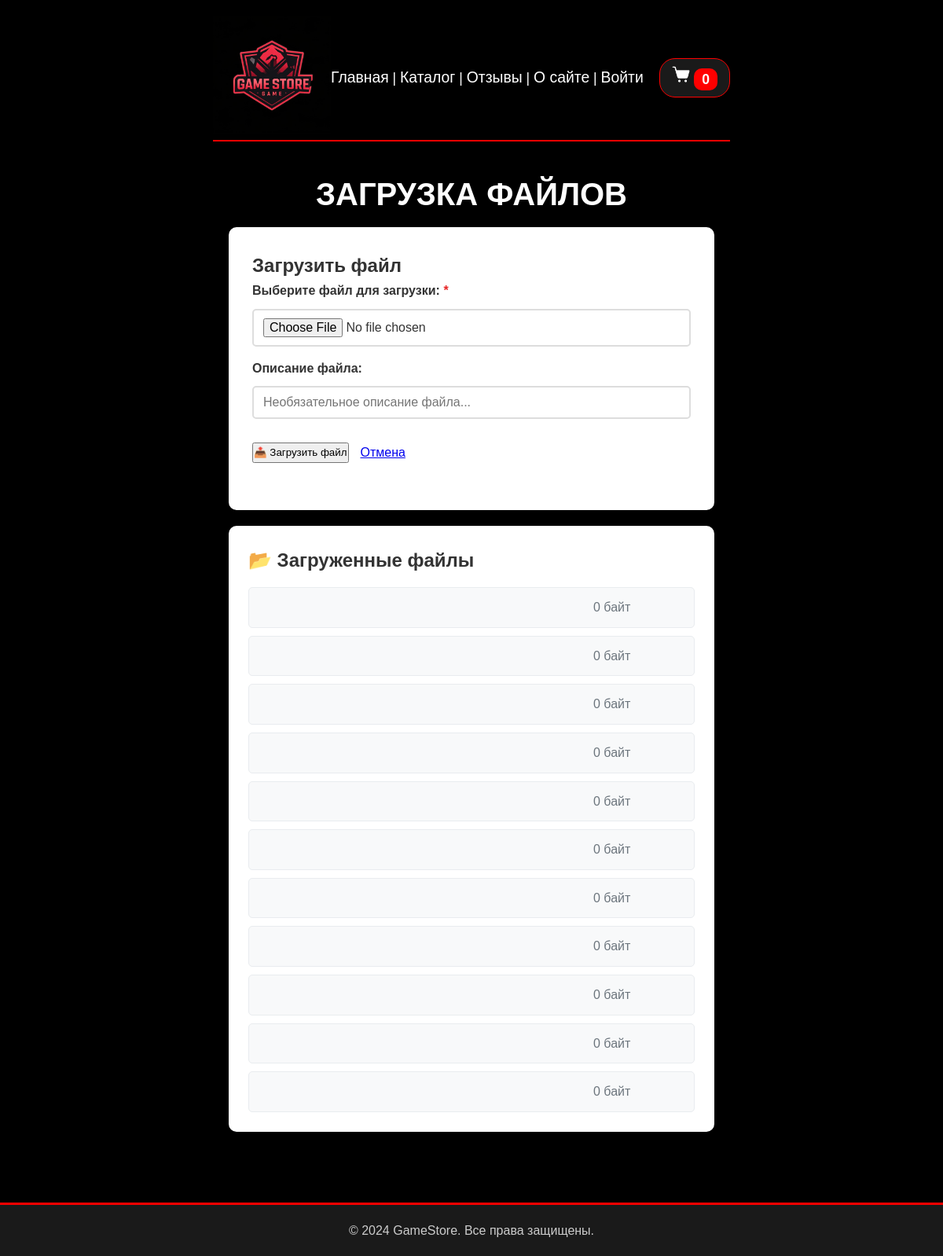
The app's page /upload-file/ with its own data.
### games/models.py (models this page shows, shortened)
class UploadFiles(models.Model):
    file = models.FileField(
        upload_to=upload_files_unique_name,
        verbose_name="Файл",
        validators=[
            FileExtensionValidator(allowed_extensions=['jpg', 'jpeg', 'png', 'pdf', 'txt', 'zip', 'rar'])
        ]
    )
    description = models.CharField(
        max_length=200,
        blank=True,
        verbose_name="Описание файла"
    )
    uploaded_at = models.DateTimeField(
        auto_now_add=True,
        verbose_name="Время загрузки"
    )
    file_size = models.IntegerField(
        verbose_name="Размер файла (байт)",
        default=0
    )
    original_filename = models.CharField(
        max_length=255,
        blank=True,
        verbose_name="Оригинальное имя файла"
    )
    class Meta:
        verbose_name = 'Загруженный файл'
        verbose_name_plural = 'Загруженные файлы'
        ordering = ['-uploaded_at']

### games/views.py (the view, shortened to what this page needs)
# urls.py: path('upload-file/', views.UploadFileView.as_view(), name='upload_file'),
class UploadFileView(DataMixin, FormView):
    form_class = UploadFileForm
    template_name = 'games/upload_file.html'
    success_url = reverse_lazy('upload_file')
    title_page = 'Загрузка файлов'
    def get_context_data(self, **kwargs):
        context = super().get_context_data(**kwargs)
        context['uploaded_files'] = UploadFiles.objects.all().order_by('-uploaded_at')
        return self.get_mixin_context(context)

### games/forms.py
class UploadFileForm(forms.ModelForm):
    class Meta:
        model = UploadFiles
        fields = ['file', 'description']
        widgets = {
            'file': forms.FileInput(attrs={
                'class': 'form-file',
                'accept': '.jpg,.jpeg,.png,.pdf,.txt,.zip,.rar'
            }),
            'description': forms.TextInput(attrs={
                'class': 'form-input',
                'placeholder': 'Необязательное описание файла...'
            }),
        }
        labels = {
            'file': 'Выберите файл для загрузки',
            'description': 'Описание файла',
        }

### games/utils.py (called while the page is built)
    def get_mixin_context(self, context, **kwargs):
        context['cat_selected'] = self.cat_selected if self.cat_selected is not None else 0
        context.update(kwargs)
        if 'genres' not in context:
            context['genres'] = Genre.objects.all()
        if 'tags' not in context:
            context['tags'] = Tag.objects.all()[:10]  # первые 15 тегов
        return context

### users/context_processors.py (called while the page is built)
def get_menu_context(request):
    return {'mainmenu': menu}

### games/templates/games/upload_file.html (shortened to what this page needs)
{% extends 'base.html' %}
{% block content %}
<div class="form-page">
    <h1 class="page-title">{{title|upper}}</h1>
    <div class="form-container">
        <div class="upload-section">
            <h2> Загрузить файл</h2>
            <form method="post" enctype="multipart/form-data" class="upload-form">
                <div class="form-fields">
                    {% for field in form %}
                    <div class="form-group {% if field.errors %}has-error{% endif %}">
                        <label class="form-label" for="{{ field.id_for_label }}">
                            {{ field.label }}:
                            {% if field.field.required %}<span class="required">*</span>{% endif %}
                        </label>
                        {{ field }}
                    </div>
                    {% endfor %}
                </div>
                <div class="form-actions">
                    <button type="submit" class="submit-btn">📤 Загрузить файл</button>
                    <a href="{% url 'catalog' %}" class="cancel-btn">Отмена</a>
                </div>
            </form>
        </div>
    </div>
    {% if uploaded_files %}
    <div class="uploaded-files-section">
        <h2>📂 Загруженные файлы</h2>
        <div class="files-list">
            {% for file in uploaded_files %}
            <div class="file-item">
                <div class="file-size">{{ file.size|filesizeformat }}</div>
            </div>
            {% endfor %}
        </div>
    </div>
    {% endif %}
</div>
{% endblock %}

### static/css/styles.css (style rules this page uses)
* { margin: 0; padding: 0; box-sizing: border-box; }
body { background-color: #000000; color: #ffffff; font-family: 'Arial', sans-serif; line-height: 1.6; display: flex; flex-direction: column; min-height: 100vh; }
.page-title { color: #ffffff; text-align: center; margin-bottom: 10px; font-size: 2.5em; }
.form-page { max-width: 800px; margin: 0 auto; padding: 20px; }
.form-container { background: white; padding: 30px; border-radius: 10px; box-shadow: 0 2px 10px rgba(0,0,0,0.1); color: #333; }
.form-fields { display: flex; flex-direction: column; gap: 15px; }
.form-group { display: flex; flex-direction: column; gap: 5px; }
.form-label { font-weight: bold; color: #333; margin-bottom: 5px; }
.required { color: #e62424; }
.form-input, .form-select, .form-textarea, .form-file { padding: 10px 12px; border: 2px solid #ddd; border-radius: 5px; font-size: 16px; transition: border-color 0.3s; color: #333; background: white; }
.form-actions { display: flex; gap: 15px; margin-top: 20px; }
.form-actions { display: flex; gap: 15px; margin-top: 30px; flex-wrap: wrap; }
.upload-section { margin-bottom: 30px; }
.uploaded-files-section { background: white; padding: 25px; border-radius: 10px; box-shadow: 0 2px 10px rgba(0,0,0,0.1); margin-top: 20px; color: #333; }
.uploaded-files-section h2 { color: #333; }
.files-list { display: flex; flex-direction: column; gap: 10px; margin-top: 15px; }
.file-item { display: flex; justify-content: space-between; align-items: center; padding: 12px 15px; border: 1px solid #e9ecef; border-radius: 5px; background: #f8f9fa; }
.file-size { color: #6c757d; flex: 1; text-align: center; }

### records on screen
UploadFiles: size|filesizeformat "0 байт"
UploadFiles: size|filesizeformat "0 байт"
UploadFiles: size|filesizeformat "0 байт"
UploadFiles: size|filesizeformat "0 байт"
UploadFiles: size|filesizeformat "0 байт"
UploadFiles: size|filesizeformat "0 байт"
UploadFiles: size|filesizeformat "0 байт"
UploadFiles: size|filesizeformat "0 байт"
UploadFiles: size|filesizeformat "0 байт"
UploadFiles: size|filesizeformat "0 байт"
UploadFiles: size|filesizeformat "0 байт"

### other values on screen
{{ item.title }} "Главная" "Каталог" "Отзывы" "О сайте"
{{ title|upper }} "ЗАГРУЗКА ФАЙЛОВ"
{{ field.label }} "Выберите файл для загрузки" "Описание файла"
